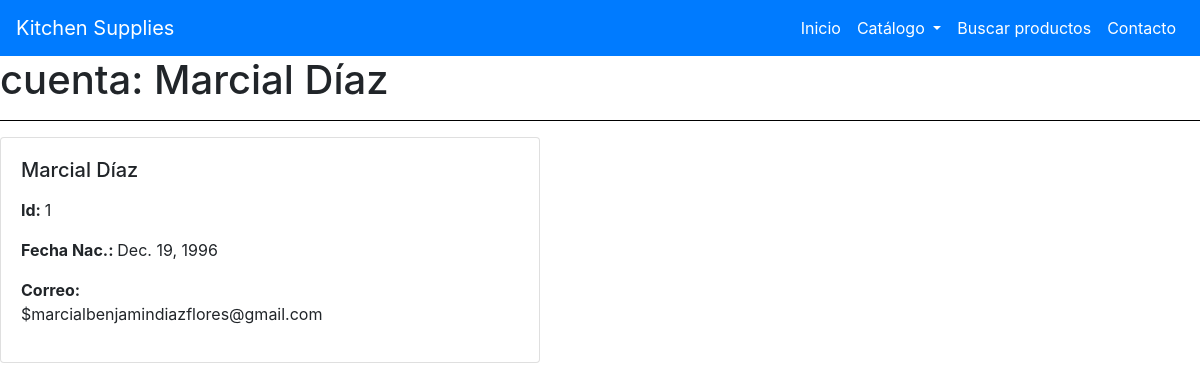
Page /cuentas/1 on the committed database.
### sprint2/models.py (models this page shows, shortened)
class Cuenta(models.Model):
    nombre = models.CharField(max_length = 100, help_text = "Ingresa tu nombre")
    apellido = models.CharField(max_length = 100, help_text = "Ingresa tu apellido")
    fecha_nac = models.DateField(null = True, help_text = "Indica tu fecha de nacimiento")
    correo = models.EmailField(null = True, blank = True, help_text = "Correo personal")
    profesion = models.ManyToManyField(Profesion, help_text="Ingresa tu profesión")
    def display_profesion(self):
        return ', '.join([prof.profesion for prof in self.profesion.all()[:3]])
    display_profesion.short_description = 'profesion'

### sprint2/views.py (the view)
# urls.py: path('cuentas/<int:pk>', views.CuentaDetailView.as_view(), name="cuenta-detail"),
class CuentaDetailView(generic.DetailView):
    model = Cuenta

### sprint2/templates/sprint2/cuenta_detail.html (shortened to what this page needs)
{% extends "sprint2/base.html" %}
{% block content %}
<h1>cuenta: {{cuenta.nombre}} {{cuenta.apellido}}</h1>
<hr />
<div class="card mb-3" style="max-width: 540px;">
  <div class="row g-0">
    <div class="col-md-8">
      <div class="card-body">
        <h5 class="card-title">{{cuenta.nombre}} {{cuenta.apellido}}</h5>
        <p class="card-text">
          <p><strong>Id: </strong>{{cuenta.id}}</p>
          <p><strong>Fecha Nac.: </strong>{{cuenta.fecha_nac}}</p>
          <p><strong>Correo: </strong>${{cuenta.correo}}</p>
        </p>
      </div>
    </div>
  </div>
</div>
{% endblock content %}

### sprint2/templates/sprint2/base.html (style rules this page uses)
body { background-image: url("https://img.freepik.com/free-photo/abstract-pastel-blue-paint-brushstroke-textured-background_53876-108403.jpg?w=740&t=st=1682004679~exp=1682005279~hmac=c8eaf54329082a4ccc08bbda282186da5b9c5702f9fdf856f13b95622b970cff"); background-repeat: repeat; }
hr { background-color: black; }

### rows in the picture
Cuenta: nombre "Marcial", apellido "Díaz", id "1", fecha_nac "Dec. 19, 1996", correo "marcialbenjamindiazflores@gmail.com"
